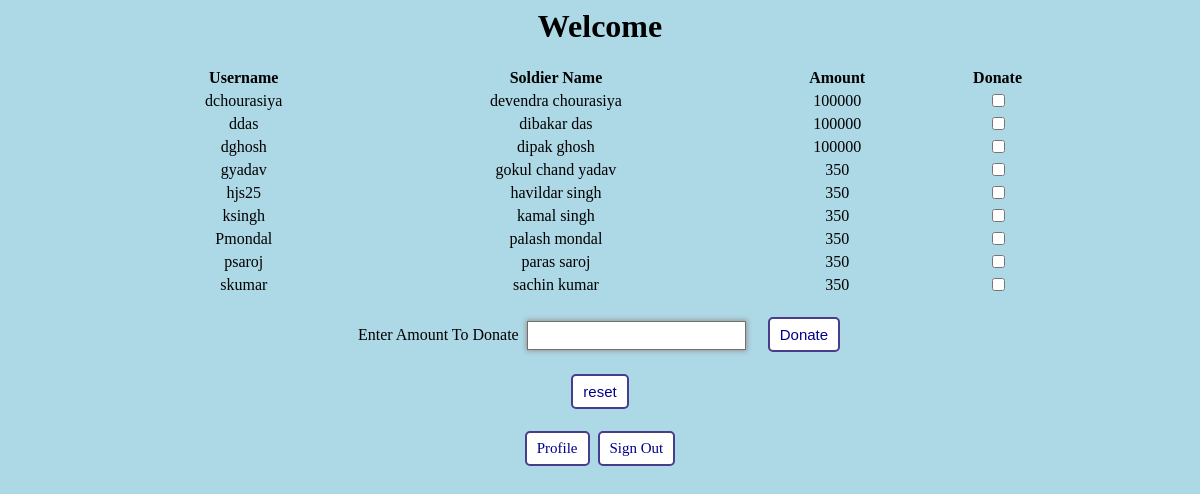
The app's page /home.php with its own data.
### tables this page shows
CREATE TABLE `soldier` (
  `uname` varchar(15) NOT NULL,
  `pass` varchar(15) NOT NULL,
  `email` varchar(50) NOT NULL,
  `mob` bigint(10) NOT NULL,
  `adhaar` bigint(20) NOT NULL,
  `sold_name` varchar(20) NOT NULL,
  `id` bigint(20) NOT NULL,
  `bname` varchar(50) NOT NULL,
  `acc` bigint(15) NOT NULL,
  `bank` varchar(20) NOT NULL,
  `ifsc` varchar(11) NOT NULL,
  `amount` bigint(20) NOT NULL
);

### home.php (the view, shortened to what this page needs)
<html>
<body style="background-color:lightblue">
<?php
$unm=$_SESSION['uname'];
    echo "<h1><center>Welcome  ".$unm."</center></h1>" ;?><center>
<form action="Donate.php" method="POST">
<center>
<table  style="width:80%">
<tr>
<th>Username</th>
<th>Soldier Name</th>
<th>Amount</th>
<th>Donate</th>
</tr>
<?php
 try{
		$dbhandler = new PDO('mysql:host=127.0.0.1;dbname=project','root','root');
		$dbhandler->setAttribute(PDO::ATTR_ERRMODE,PDO::ERRMODE_EXCEPTION);
		$sql="select uname,sold_name,amount from soldier where amount<1000000";
		$query=$dbhandler->query($sql);
		while($r=$query->fetch()){
			echo "<tr><td><center>" . $r['uname'] . "</center></td>";
			echo "<td><center>" . $r['sold_name'] . "</center></td>";
			echo "<td align='center'>" . $r['amount'] . "</td>";
			echo "<td align='center'> <input type='checkbox' name='check[]' value=".$r['uname']."></td></tr>";
		}
	}
	catch(PDOException $e){
		echo $e->getMessage();
		die();
	}
?>
</table>
<br>
Enter Amount To Donate &nbsp;<input type="number" name="amount" class="focus" required/> &nbsp; &nbsp;
  <input class="button" type="submit" name="donate" value="Donate" /><br><br>
<input class="button" type="reset" value="reset"><br>
<br>
<a class="button" href="profileciv.php">Profile</a>
<a class="button" href="signout.php?msg1=Logged Out">Sign Out</a>
</center>
</form>
</body>
</html>

### home.php (style rules this page uses)
.button { background-color:white; border: none; border: 2px solid darkslateblue; color: darkblue; border-radius: 5px; padding: 7px 10px; text-align: center; text-decoration: none; display: inline-block; font-size: 15px; -webkit-transition-duration: 0.4s; transition-duration: 0.4s; margin: 2px; }
input[type="number"] { padding: 6px 20px; border: solid 1px #dcdcdc; transition: box-shadow 0.3s, border 0.3s; }
input[type="number"]:focus, input[type="number"].focus { border: solid 1px #707070; box-shadow: 0 0 5px 1px #969696; }

### records on screen
soldier: uname "dchourasiya", sold_name "devendra chourasiya", amount "100000"
soldier: uname "ddas", sold_name "dibakar das", amount "100000"
soldier: uname "dghosh", sold_name "dipak ghosh", amount "100000"
soldier: uname "gyadav", sold_name "gokul chand yadav", amount "350"
soldier: uname "hjs25", sold_name "havildar singh", amount "350"
soldier: uname "ksingh", sold_name "kamal singh", amount "350"
soldier: uname "Pmondal", sold_name "palash mondal", amount "350"
soldier: uname "psaroj", sold_name "paras saroj", amount "350"
soldier: uname "skumar", sold_name "sachin kumar", amount "350"
